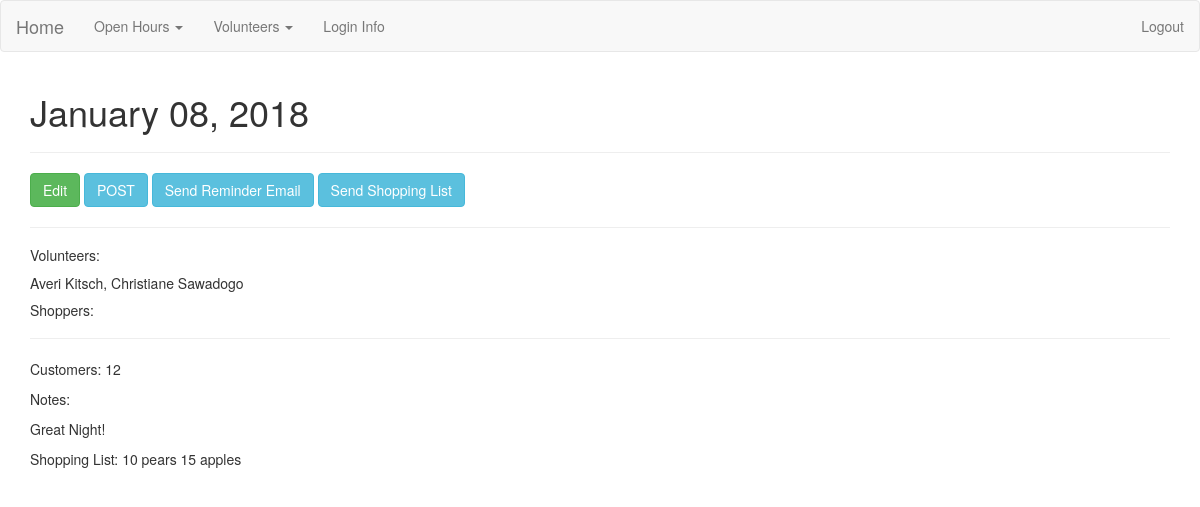
The app's page /openhours/3 (signed in) with its own data.
### app/models.py (models this page shows, shortened)
class Openhour(db.Model):
    id = db.Column(db.Integer(), primary_key=True)
    date = db.Column(db.DateTime(), unique=True)
    posted = db.Column(db.Boolean)
    volunteers = db.relationship('Volunteer', secondary=openhour_volunteers, backref='openhourvols', lazy='dynamic')
    shoppers = db.relationship('Volunteer', secondary=openhour_shoppers, backref='openhourshoppers', lazy='dynamic' )
    notes = db.relationship('Note', backref='openhournotes', lazy=True)

class Volunteer(db.Model):
    id = db.Column(db.Integer(), primary_key=True)
    name = db.Column(db.String(100), unique=True)
    role = db.Column(db.String(50))
    email = db.Column(db.String(255), nullable=False)
    active = db.Column(db.Boolean)
    openhours = db.relationship('Openhour', secondary=openhour_volunteers, backref='ohvolunteers', lazy='subquery')
    openhour_shoppers = db.relationship('Openhour', secondary=openhour_shoppers, backref='ohshoppers', lazy='subquery')
    notes = db.relationship('Note', backref='openhour', lazy=True)

class Note(db.Model):
    id=db.Column(db.Integer(), primary_key=True)
    openhour_id = db.Column(db.Integer, db.ForeignKey('openhour.id'), nullable=False)
    author = db.Column(db.Integer(), db.ForeignKey('volunteer.id'))
    customers = db.Column(db.Integer())
    body = db.Column(db.Text())
    shopping = db.Column(db.Text())

### app/openhours/views.py (the view)
@openhours_blueprint.route('/<string:id>')
@admin_logged_in
def show_openhour(id):
    openhour = Openhour.query.get(id)
    if openhour.notes:
        notes = openhour.notes[0]
    else:
        notes = False
    return render_template('openhour.html', openhour=openhour, notes=notes)

### app/login_helpers.py (called while the page is built)
def admin_logged_in(f):
    @wraps(f)
    def wrap(*args, **kwargs):
        if 'user' in session and session['user']=='admin':
            return f(*args, **kwargs)
        else:
            flash('You must have admin privileges to complete this action', 'danger')
            return redirect(url_for('index'))
    return wrap

### app/openhours/templates/openhour.html (shortened to what this page needs)
{% extends 'layout.html' %}
{% block body %}
  <h1>{{ openhour.date.strftime('%B %d, %Y') }}</h1>
  <hr>
  <div class="">
    <a class="btn btn-success" href="{{openhour.id}}/edit">Edit</a>
    {% if openhour.posted == False %}
      <a class="btn btn-info" href="{{openhour.id}}/post">POST</a>
    {% else %}
      <a class="btn btn-danger" href="{{openhour.id}}/post">Re-POST</a>
    {% endif %}
    <a class="btn btn-info" href="{{openhour.id}}/reminder_email">Send Reminder Email</a>
    <a class="btn btn-info" href="{{openhour.id}}/shopping_email">Send Shopping List</a>
  </div>
  <hr>
  <h5>Volunteers:</h5>
  <p>
    {% for volunteer in openhour.volunteers %}
      <span> {{volunteer.name}}{{ "," if not loop.last }}</span>
    {% endfor %}
  </p>
  <h5>Shoppers:</h5>
  <hr>
  <div class="">
    {% if openhour.notes %}
      <p>Customers: {{ notes.customers }}</p>
      <p>Notes: {{ notes.body | safe }}</p>
      <p>Shopping List: {{ notes.shopping
      | safe }}</p>
    {% endif %}
  </div>
{% endblock %}

### records on screen
Openhour: date "January 08, 2018"
Volunteer: name "Averi Kitsch", last ","
Volunteer: name "Christiane Sawadogo"
Note: customers "12", body "Great Night!", shopping "10 pears 15 apples"
